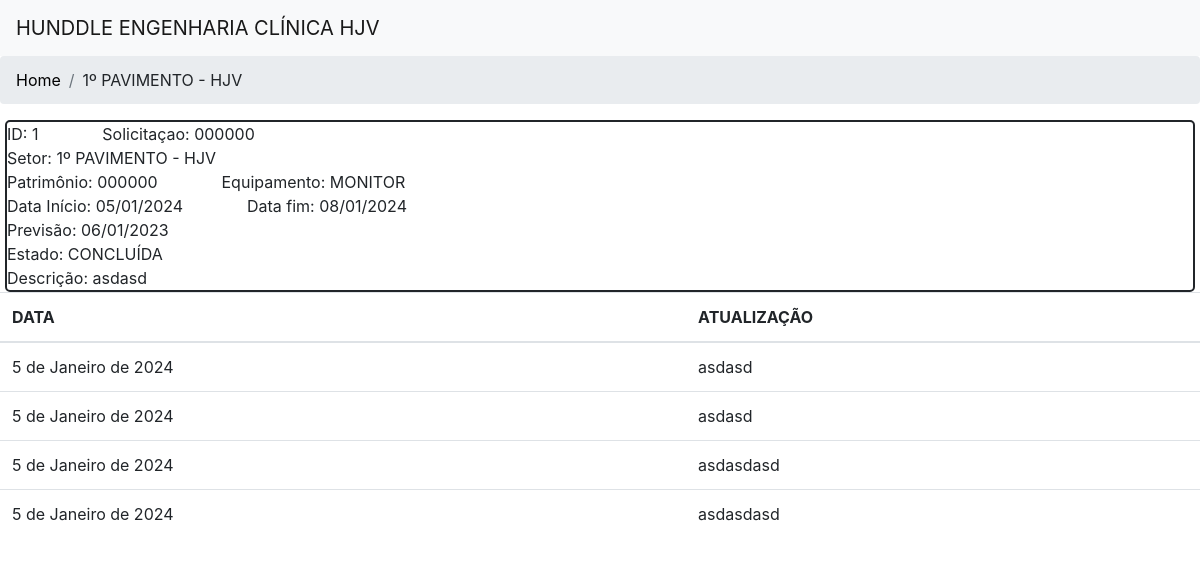
/atualizacaoSetor/1, run on the app's committed database.
### HUDDLE/models.py (models this page shows, shortened)
class Pendencia(models.Model):
    numeroSolicitacao = models.CharField("Número da Solicitação", max_length=7, blank= True)
    patrimonio = models.CharField("Patrimônio", max_length=8)
    equipamento = models.CharField("Equipamento", max_length=30)
    descricao = models.TextField("Descrição do Problema")
    OPCOES_SETORES = [
        (1, "1º PAVIMENTO - HJV"),
        (2, "2º PAVIMENTO - HJV"),
        (3, "3º PAVIMENTO - HJV"),
        (4, "1º PAVIMENTO PEDIATRIA"),
        (5, "2º PAVIMENTO PEDIATRIA"),
        (6, "3º PAVIMENTO PEDIATRIA"),
        (7, "ASSISTÊNCIA DOMICILIAR"),
        (8, "CENTRO CIRÚRGICO - HJV"),
        (9, "CENTRO CIRÚRGICO - DAY"),
        (10, "CENTRO OBSTÉTRICO"),
        (11, "CLÍNICA MÉDICA"),
        (12, "CME - HJV"),
        (13, "CME - DAY"),
        (14,"ECO BIOIMAGEM"),
        (15, 'EMERGÊNCIA ADULTO'),
        (16, 'EMERGÊNCIA PEDIÁTRICA'),
        (17, 'HEMODINÂMICA - BIOIMAGEM'),
        (18, 'LACTÁRIO'),
        (19, "NUTRIÇÃO"),
        (20, "ONCOLOGIA"),
        (21, "PRONTO ATENDIMENTO"),
        (22, "RADIOLOGIA - PRONTO ATENDIMENTO"),
        (23, "RADIOLOGIA - HJV"),
        (24, "RADIOLOGIA PEDIATRIA"),
        (25, "RESSONÂNCIA MAGNÉTICA"),
        (26, "TOMOGRAFIA - BIOIMAGEM"),
        (27, "UTI ADULTO 1"),
        (28, "UTI ADULTO 2"),
        (29, "UTI PEDIÁTRICA"),
        (31, "UTI NEONATAL"),
        (32, "ULTRASSOM - BIOIMAGEM"),
    ]
    setor = models.IntegerField("Setor", choices=OPCOES_SETORES)
    OPCOES_ESTADO = [
        ("PENDENTE NO SETOR", "PENDENTE NO SETOR"),
        ("EM REPARO NA ENGENHARIA", "EM REPARO NA ENGENHARIA"),
        ("EM REPARO NA ASSISTÊNCIA", "EM REPARO NA ASSISTÊNCIA"),
        ("AGUARDANDO PROCESSO COMPRA", "AGUARDANDO PROCESSO COMPRA"),
        ("AGUARDANDO ATENDIMENTO DO FORNECEDOR", "AGUARDANDO ATENDIMENTO DO FORNECEDOR"),
        ("EM USO SENDO OBSERVADO", "EM USO SENDO OBSERVADO"),
        ("EM USO COM RESTRIÇÃO", "EM USO COM RESTRIÇÃO"),
        ("AGUARDANDO PERMISSÃO PARA ACESSAR O EQUIPAMENTO", "AGUARDANDO PERMISSÃO PARA ACESSAR O EQUIPAMENTO"),
        ("CONCLUÍDA", "CONCLUÍDA"),
    ]
    estado = models.CharField("Estado", max_length=50,choices=OPCOES_ESTADO)
    dataInicio = models.DateField("Data de Início", auto_now_add=True)
    previsaoDeConclusao = models.DateField("Previsão de Conclusão", auto_now_add=False)
    dataFim = models.DateField("Data de Fim", auto_now=False, auto_now_add=False, null=True)

class Atualizacao(models.Model):
    textoAtualizacao = models.TextField("Atualização")
    idPendencia = models.ForeignKey(Pendencia, on_delete=models.CASCADE)
    dataAtualizacao = models.DateField(auto_now_add=True)

### HUDDLE/views.py (the view)
# urls.py: path("atualizacaoSetor/<str:id>", atualizacaoSetorVer, name="atualizacaoSetorVer"),
def atualizacaoSetorVer(request, id, template_name='atualizacao_view_user.html'):
    setorAtual = []
    atualizacoes = Atualizacao.objects.filter(idPendencia=id)
    pendencia = Pendencia.objects.filter(id=id)
    pendencia = pendencia[0]
    setorAtual = verificaSetor(pendencia.setor)
    idSetor = pendencia.setor
    context = {'pendencia': pendencia, 'atualizacoes': atualizacoes, 'setorAtual': setorAtual, 'idSetor': idSetor, 'button_contexto': "", 'adm': "0"}
    return render(request, template_name, context)

### HUDDLE/templates/atualizacao_view_user.html (shortened to what this page needs)
{% extends 'base.html' %}
{% block content %}
    {% include "atualizacao_view_base.html" %}
{% endblock content %}

### HUDDLE/templates/atualizacao_view_base.html (shortened to what this page needs)
{% include "nav_breadcrumb.html" %}
<div id="dadosPendencia">
    <div>
        <p class="nobreak" id="idAtual">ID: {{pendencia.id}}</p>
        <p class="nobreak">Solicitaçao: {{ pendencia.numeroSolicitacao }}</p>
    </div>
    <div>
        <p  class="nobreak">Setor: {{ setorAtual }}</p>
    </div>
    <div>
        <p class="nobreak">Patrimônio: {{ pendencia.patrimonio }}</p>
        <p class="nobreak">Equipamento: {{ pendencia.equipamento }}</p>
    </div>
    <div>
        <p  class="nobreak">Data Início: {{ pendencia.dataInicio|date:"SHORT_DATE_FORMAT" }}</p>
        <p  class="nobreak">Data fim: {{ pendencia.dataFim|date:"SHORT_DATE_FORMAT"|default:"(PENDÊNCIA NÃO CONCLUÍDA)" }}</p>
    </div>
    <div>
        <p  class="nobreak">Previsão: {{ pendencia.previsaoDeConclusao|date:"SHORT_DATE_FORMAT" }}</p>
    </div>
    <div>
        <p class="nobreak" id="estado">Estado: {{ pendencia.estado }} </p>
    </div>
    <div>
        <p>Descrição: <span>{{ pendencia.descricao }}</span></p>
    </div>
</div>
<table class="table table-hover">
    <thead>
        <tr>
            <th scope="col">DATA</th>
            <th>ATUALIZAÇÃO</th>
        </tr>
    </thead>
    <tbody>
        {% for atualizacao in atualizacoes %}
            <tr>
                <td>{{ atualizacao.dataAtualizacao }}</td>
                <td>{{ atualizacao.textoAtualizacao }}</td>
            </tr>
        {% endfor %}
    </tbody>
</table>

### data on the page
Pendencia: id "1", numeroSolicitacao "000000", patrimonio "000000", equipamento "MONITOR", dataInicio "05/01/2024", dataFim "08/01/2024", previsaoDeConclusao "06/01/2023", estado "CONCLUÍDA", descricao "asdasd"
Atualizacao: dataAtualizacao "5 de Janeiro de 2024", textoAtualizacao "asdasd"
Atualizacao: dataAtualizacao "5 de Janeiro de 2024", textoAtualizacao "asdasd"
Atualizacao: dataAtualizacao "5 de Janeiro de 2024", textoAtualizacao "asdasdasd"
Atualizacao: dataAtualizacao "5 de Janeiro de 2024", textoAtualizacao "asdasdasd"

### other printed values
{{ setorAtual }} "1º PAVIMENTO - HJV"
